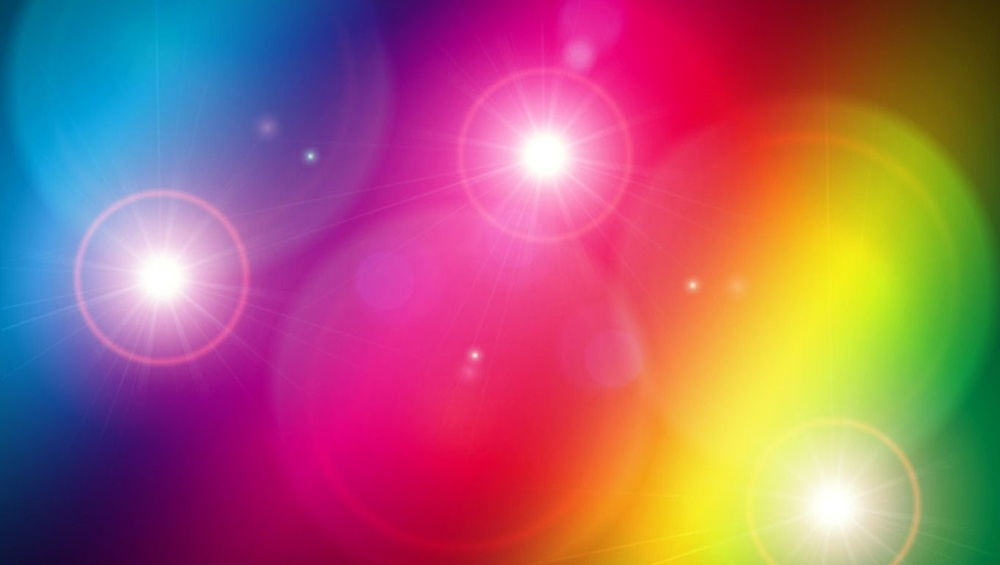
#> input picture assets/img1.jpg, 1000 x 565 px, shrunk from 1360 x 768 before the run
$ python lab7.task2.py
#> lines starting #> are read from the running program, lines starting #| are printed output that depends on the picture
from PIL import Image, ImageFilter, ImageFont, ImageDraw
from pylab import *

# Контуры на изображении (один из способов).
im = array(Image.open("assets/img1.jpg").convert('L'))
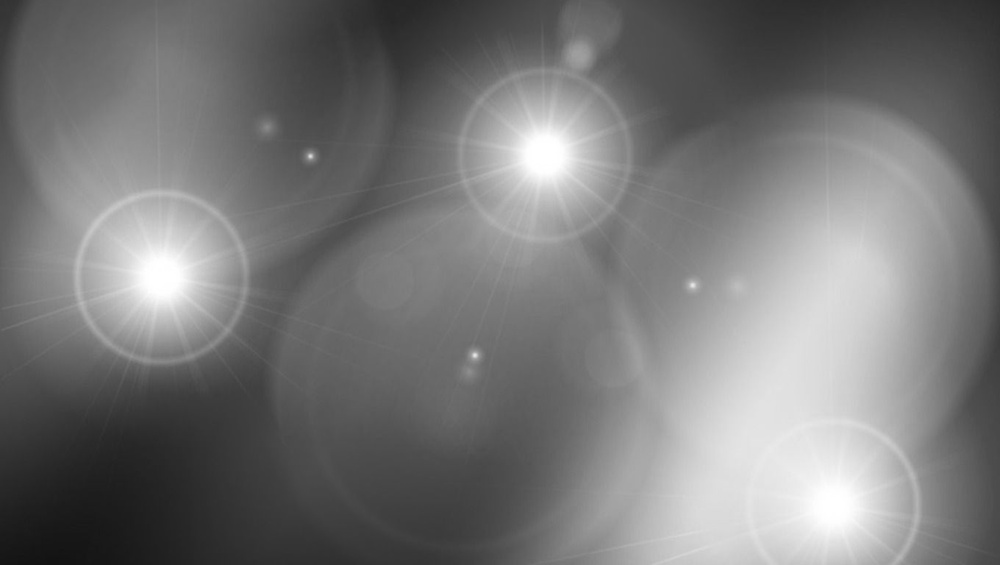
#> im: shape (565, 1000); min 18, max 255, mean 119.4
figure()
gray()
contour(im, origin='image')
axis('equal')
axis('off')
show()
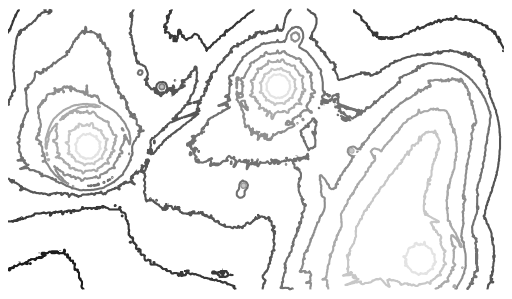
#> figure drawn by matplotlib, 1 panel

$ run again, with assets/Rainbow (3).jpg copied over assets/img1.jpg
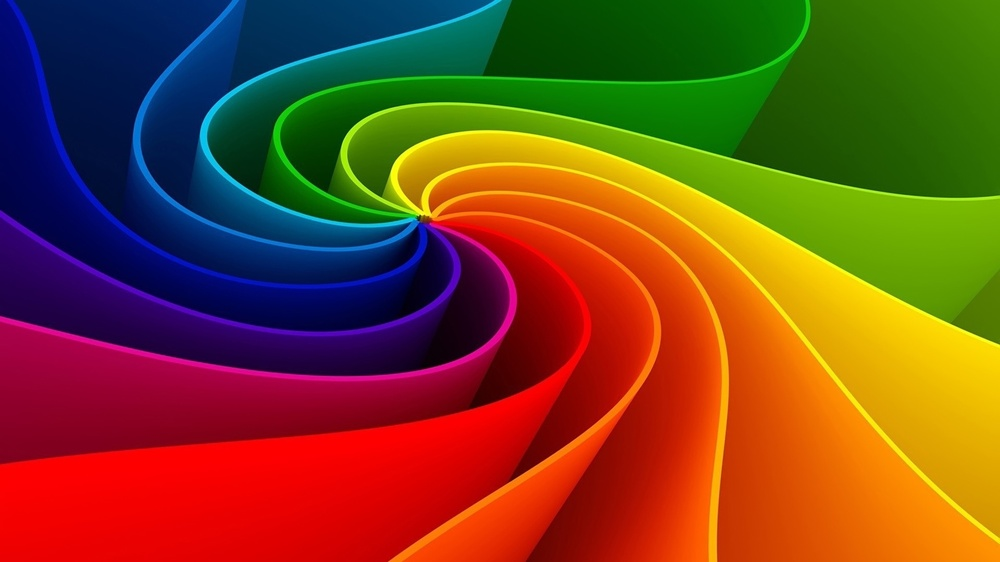
#> input picture assets/Rainbow (3).jpg, 1000 x 562 px, shrunk from 1920 x 1080 before the run
#> `im = array(Image.open("assets/img1.jpg").convert('L'))`:
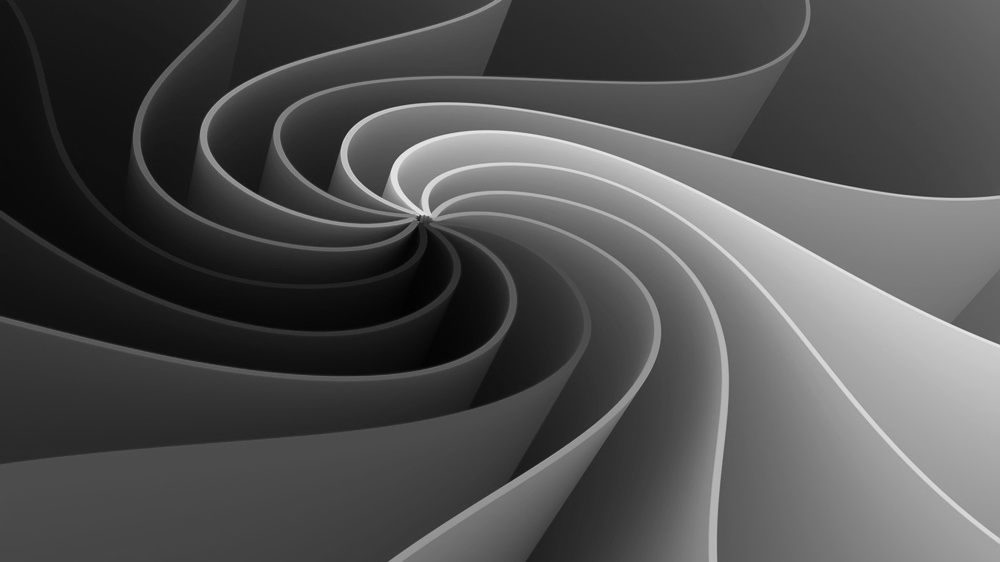
#> im: shape (562, 1000); min 2, max 232, mean 80.2
#> `show()`:
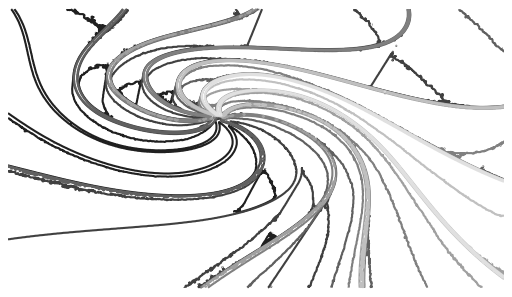
#> figure drawn by matplotlib, 1 panel

$ run again, with assets/Rainbow (4).jpg copied over assets/img1.jpg
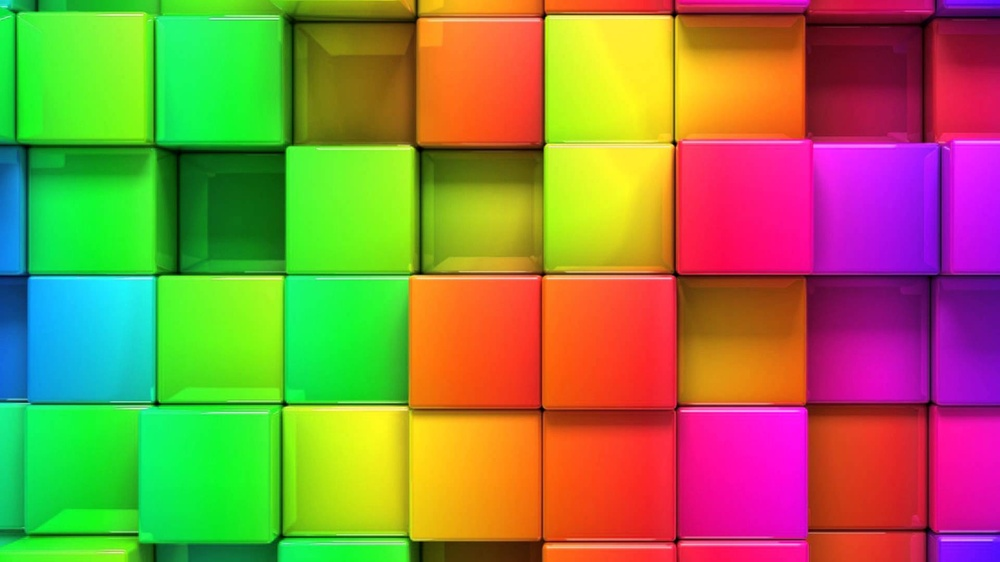
#> input picture assets/Rainbow (4).jpg, 1000 x 562 px, shrunk from 1920 x 1080 before the run
#> `im = array(Image.open("assets/img1.jpg").convert('L'))`:
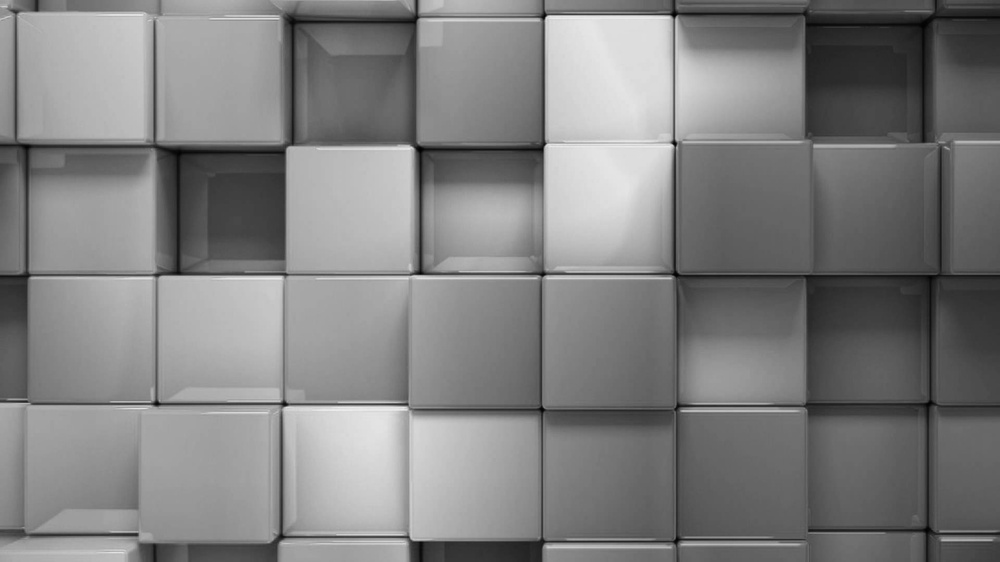
#> im: shape (562, 1000); min 0, max 236, mean 127.6
#> `show()`:
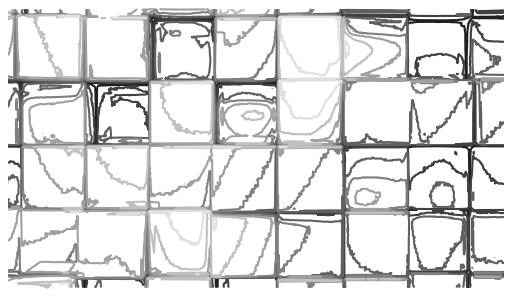
#> figure drawn by matplotlib, 1 panel
